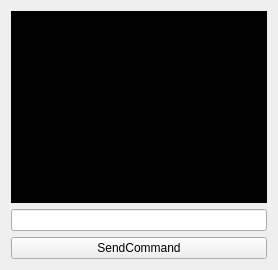
      <widget class="QWidget" name="tab_2">
       <attribute name="icon">
        <iconset resource="file.qrc">
         <normaloff>:/ExpertIcon.png</normaloff>:/ExpertIcon.png</iconset>
       </attribute>
       <attribute name="title">
        <string>Expert Mode</string>
       </attribute>
       <attribute name="toolTip">
        <string>Expert mode</string>
       </attribute>
       <layout class="QGridLayout" name="gridLayout_2">
        <item row="0" column="0">
         <layout class="QGridLayout" name="gridLayout">
          <item row="1" column="0">
           <widget class="QLineEdit" name="CommandString">
            <property name="toolTip">
             <string>Command to send to the CollSoft program.</string>
            </property>
           </widget>
          </item>
          <item row="2" column="0">
           <widget class="QPushButton" name="CommandStringButton">
            <property name="toolTip">
             <string>Send the command above to the CollSoft program.</string>
            </property>
            <property name="text">
             <string>SendCommand</string>
            </property>
           </widget>
          </item>
          <item row="0" column="0">
           <widget class="QTextEdit" name="ExpertModeMessage">
            <property name="palette">
             <palette>
              <active>
               <colorrole role="Text">
                <brush brushstyle="SolidPattern">
                 <color alpha="255">
                  <red>255</red>
                  <green>255</green>
                  <blue>255</blue>
                 </color>
                </brush>
               </colorrole>
               <colorrole role="Base">
                <brush brushstyle="SolidPattern">
                 <color alpha="255">
                  <red>0</red>
                  <green>0</green>
                  <blue>0</blue>
                 </color>
                </brush>
               </colorrole>
              </active>
              <inactive>
               <colorrole role="Text">
                <brush brushstyle="SolidPattern">
                 <color alpha="255">
                  <red>255</red>
                  <green>255</green>
                  <blue>255</blue>
                 </color>
                </brush>
               </colorrole>
               <colorrole role="Base">
                <brush brushstyle="SolidPattern">
                 <color alpha="255">
                  <red>0</red>
                  <green>0</green>
                  <blue>0</blue>
                 </color>
                </brush>
               </colorrole>
              </inactive>
              <disabled>
               <colorrole role="Text">
                <brush brushstyle="SolidPattern">
                 <color alpha="255">
                  <red>159</red>
                  <green>158</green>
                  <blue>158</blue>
                 </color>
                </brush>
               </colorrole>
               <colorrole role="Base">
                <brush brushstyle="SolidPattern">
                 <color alpha="255">
                  <red>255</red>
                  <green>255</green>
                  <blue>255</blue>
                 </color>
                </brush>
               </colorrole>
              </disabled>
             </palette>
            </property>
            <property name="toolTip">
             <string>&lt;html&gt;&lt;head/&gt;&lt;body&gt;&lt;p&gt;All the output sent from the CollSoft program to this GUI is printed here.&lt;/p&gt;&lt;/body&gt;&lt;/html&gt;</string>
            </property>
            <property name="frameShape">
             <enum>QFrame::NoFrame</enum>
            </property>
            <property name="textInteractionFlags">
             <set>Qt::TextSelectableByKeyboard|Qt::TextSelectableByMouse</set>
            </property>
           </widget>
          </item>
         </layout>
        </item>
       </layout>
      </widget>
